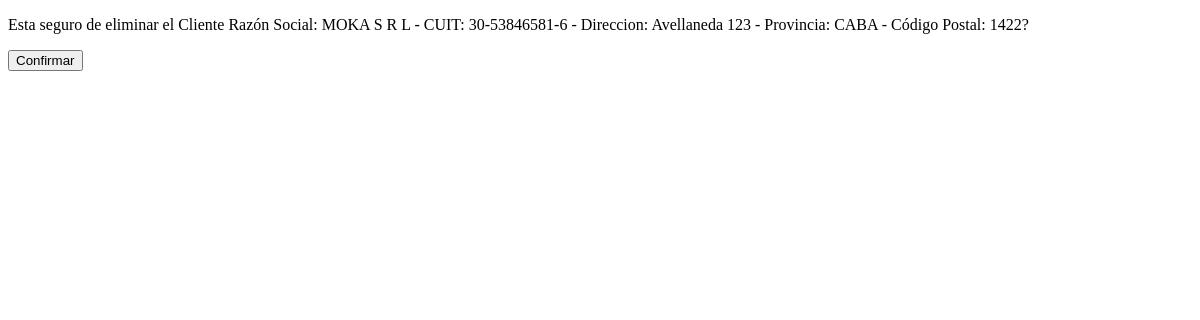
The app's page /appProduccion/eliminaCliente/1, older data.
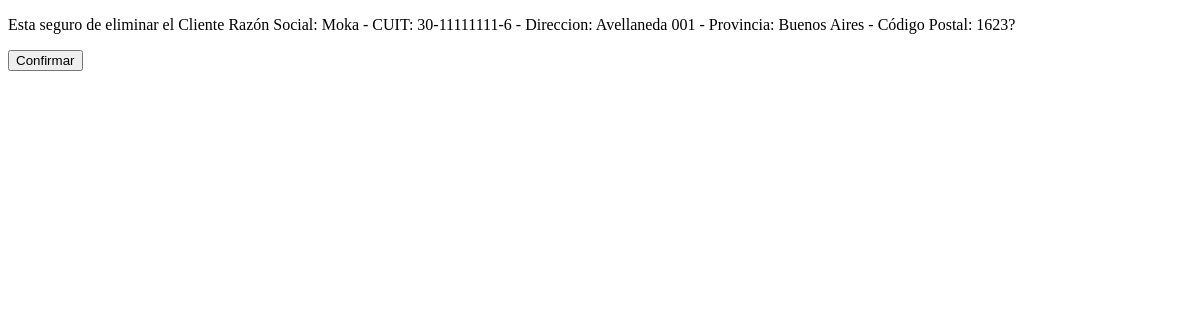
The same page, newer data.
### appProduccion/models.py (models this page shows)
class Cliente(models.Model):
    razonSocial = models.CharField(max_length=50)
    cuit = models.CharField(max_length=50)
    direccion = models.CharField(max_length=50)
    provincia = models.CharField(max_length=50)
    codigoPostal = models.IntegerField()
    def __str__(self):
        return f"Razón Social: {self.razonSocial} - CUIT: {self.cuit} - Direccion: {self.direccion} - Provincia: {self.provincia} - Código Postal: {self.codigoPostal}"

### appProduccion/views.py (the view)
# urls.py: path('eliminaCliente/<int:pk>', ClienteDelete.as_view(), name="EliminaCliente"),
class ClienteDelete(DeleteView):
    model = Cliente
    template_name = 'appProduccion/cliente_delete.html'
    success_url = '/appProduccion/'#template de exito

### appProduccion/templates/appProduccion/cliente_delete.html (shortened to what this page needs)
<!DOCTYPE html>
<html lang="en">
<head>
</head>
<body>
    <form method="POST">{% csrf_token %}
        <p>Esta seguro de eliminar el Cliente {{cliente}}?</p>
        <input type="submit", value="Confirmar">
    </form>
</body>
</html>

Row changes from the older to the newer data that the page shows:
changed Cliente: razonSocial+cuit+direccion "Razón Social: MOKA S R L - CUIT: 30-53846581-6 - Direccion: Avellaneda 123 - Provincia: CABA - Código Postal: 1422" → "Razón Social: Moka - CUIT: 30-11111111-6 - Direccion: Avellaneda 001 - Provincia: Buenos Aires - Código Postal: 1623"
